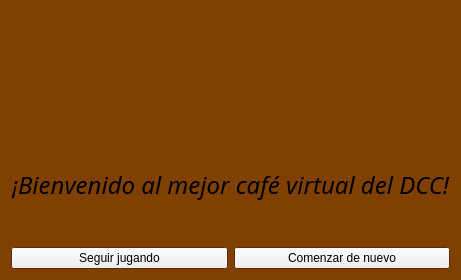
<?xml version="1.0" encoding="UTF-8"?>
<ui version="4.0">
 <class>ventana_inicio</class>
 <widget class="QWidget" name="ventana_inicio">
  <property name="geometry">
   <rect>
    <x>0</x>
    <y>0</y>
    <width>364</width>
    <height>280</height>
   </rect>
  </property>
  <property name="minimumSize">
   <size>
    <width>0</width>
    <height>280</height>
   </size>
  </property>
  <property name="maximumSize">
   <size>
    <width>364</width>
    <height>280</height>
   </size>
  </property>
  <property name="palette">
   <palette>
    <active>
     <colorrole role="Base">
      <brush brushstyle="SolidPattern">
       <color alpha="255">
        <red>255</red>
        <green>255</green>
        <blue>255</blue>
       </color>
      </brush>
     </colorrole>
     <colorrole role="Window">
      <brush brushstyle="SolidPattern">
       <color alpha="255">
        <red>128</red>
        <green>64</green>
        <blue>2</blue>
       </color>
      </brush>
     </colorrole>
    </active>
    <inactive>
     <colorrole role="Base">
      <brush brushstyle="SolidPattern">
       <color alpha="255">
        <red>255</red>
        <green>255</green>
        <blue>255</blue>
       </color>
      </brush>
     </colorrole>
     <colorrole role="Window">
      <brush brushstyle="SolidPattern">
       <color alpha="255">
        <red>128</red>
        <green>64</green>
        <blue>2</blue>
       </color>
      </brush>
     </colorrole>
    </inactive>
    <disabled>
     <colorrole role="Base">
      <brush brushstyle="SolidPattern">
       <color alpha="255">
        <red>128</red>
        <green>64</green>
        <blue>2</blue>
       </color>
      </brush>
     </colorrole>
     <colorrole role="Window">
      <brush brushstyle="SolidPattern">
       <color alpha="255">
        <red>128</red>
        <green>64</green>
        <blue>2</blue>
       </color>
      </brush>
     </colorrole>
    </disabled>
   </palette>
  </property>
  <property name="windowTitle">
   <string>Ventana de inicio</string>
  </property>
  <layout class="QVBoxLayout" name="verticalLayout">
   <item>
    <layout class="QHBoxLayout" name="horizontalLayout_2">
     <item>
      <spacer name="horizontalSpacer">
       <property name="orientation">
        <enum>Qt::Horizontal</enum>
       </property>
       <property name="sizeHint" stdset="0">
        <size>
         <width>40</width>
         <height>20</height>
        </size>
       </property>
      </spacer>
     </item>
     <item>
      <widget class="QLabel" name="imagen">
       <property name="maximumSize">
        <size>
         <width>320</width>
         <height>125</height>
        </size>
       </property>
       <property name="text">
        <string/>
       </property>
       <property name="scaledContents">
        <bool>true</bool>
       </property>
       <property name="alignment">
        <set>Qt::AlignCenter</set>
       </property>
      </widget>
     </item>
     <item>
      <spacer name="horizontalSpacer_2">
       <property name="orientation">
        <enum>Qt::Horizontal</enum>
       </property>
       <property name="sizeHint" stdset="0">
        <size>
         <width>40</width>
         <height>20</height>
        </size>
       </property>
      </spacer>
     </item>
    </layout>
   </item>
   <item>
    <widget class="QLabel" name="texto">
     <property name="font">
      <font>
       <family>Marker Felt</family>
       <pointsize>18</pointsize>
       <italic>true</italic>
      </font>
     </property>
     <property name="text">
      <string>¡Bienvenido al mejor café virtual del DCC!</string>
     </property>
     <property name="alignment">
      <set>Qt::AlignCenter</set>
     </property>
    </widget>
   </item>
   <item>
    <layout class="QHBoxLayout" name="horizontalLayout">
     <item>
      <widget class="QPushButton" name="boton_juego_cargar">
       <property name="text">
        <string>Seguir jugando</string>
       </property>
      </widget>
     </item>
     <item>
      <widget class="QPushButton" name="boton_juego_crear">
       <property name="text">
        <string>Comenzar de nuevo</string>
       </property>
      </widget>
     </item>
    </layout>
   </item>
  </layout>
 </widget>
 <resources/>
 <connections/>
</ui>
